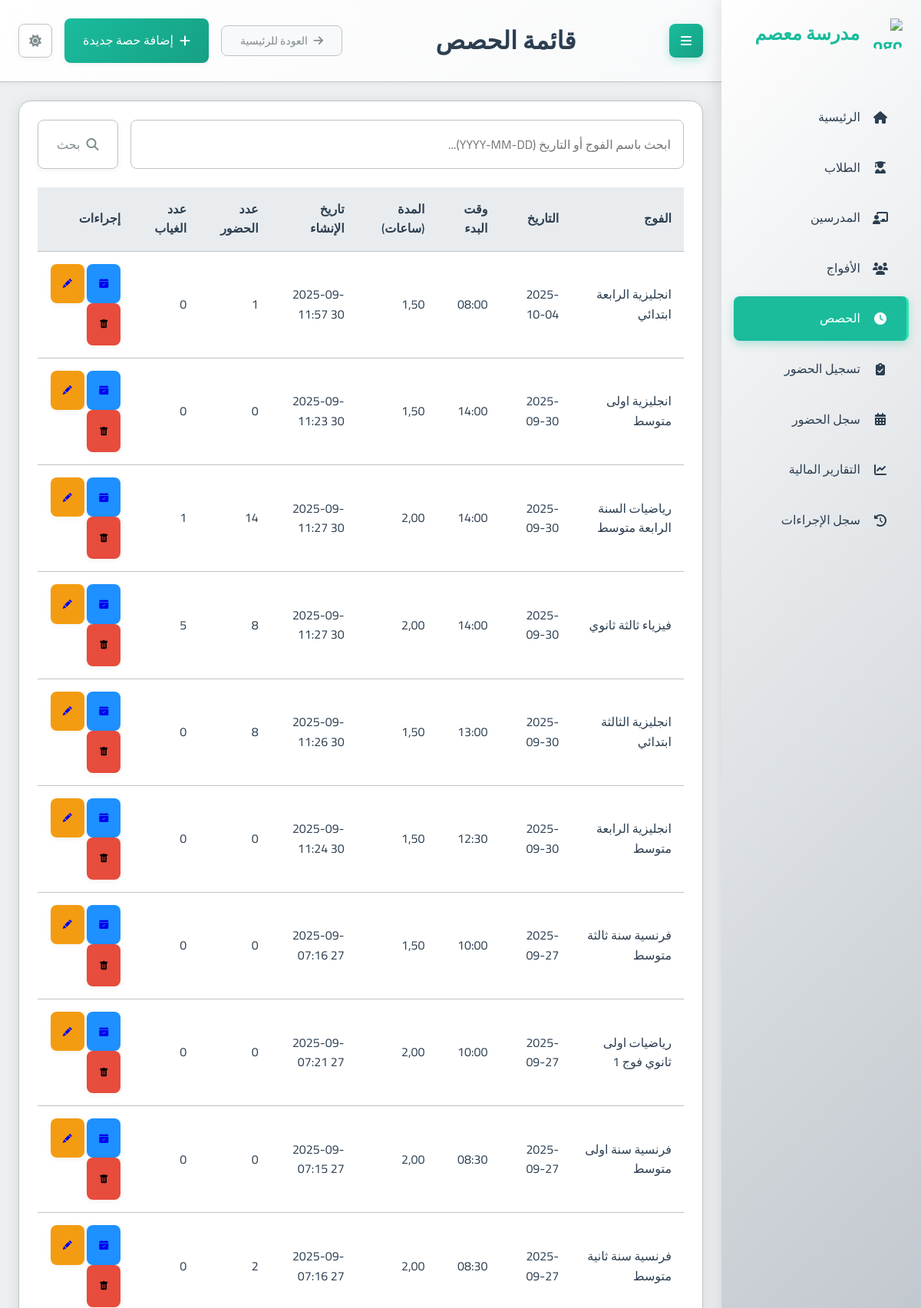
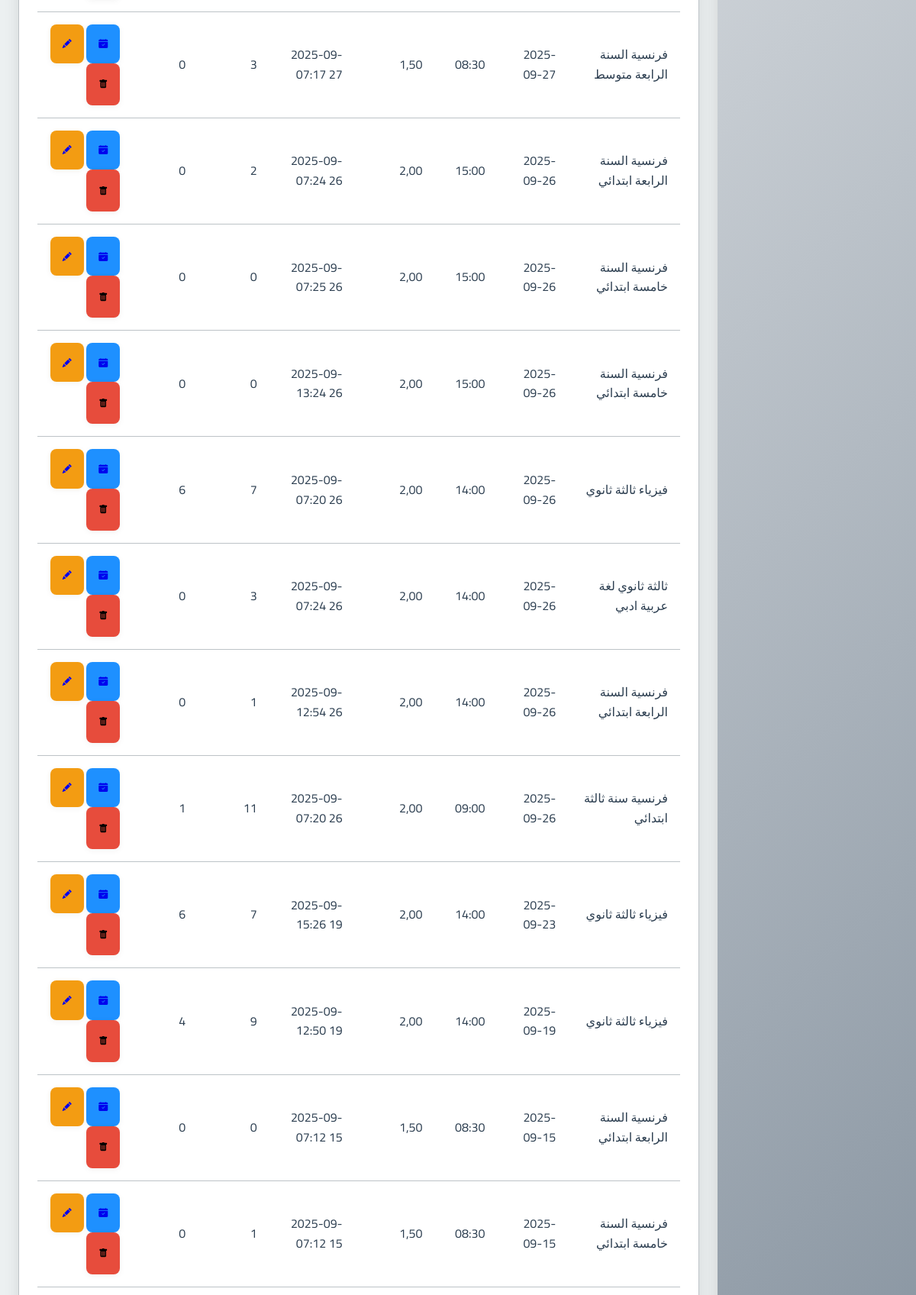
The app's page /sessions/ (upper part) with its own data (2 pictures, top to bottom).
### school_app/models.py (models this page shows, shortened)
class Session(models.Model):
    group = models.ForeignKey(Group, on_delete=models.CASCADE, related_name='sessions', verbose_name="الفوج")
    date = models.DateField(verbose_name="التاريخ")
    start_time = models.TimeField(verbose_name="وقت البدء")
    duration = models.DecimalField(max_digits=4, decimal_places=2, verbose_name="المدة (ساعات)")
    teacher_attended = models.BooleanField(default=True, verbose_name="حضور المدرس")
    teacher_compensated = models.BooleanField(default=False, verbose_name="تم تعويض المدرس")
    teacher_payment_amount = models.DecimalField(max_digits=10, decimal_places=2, default=Decimal('0.00'), verbose_name="المبلغ المدفوع للمدرس")
    created_at = models.DateTimeField(auto_now_add=True, verbose_name="تاريخ الإنشاء")
    class Meta:
        verbose_name = "حصة"
        verbose_name_plural = "الحصص"
    def present_students_count(self):
        return self.attendance_set.filter(present=True).count()
    def absent_students_count(self):
        return self.attendance_set.filter(present=False).count()

class Group(models.Model):
    name = models.CharField(max_length=100, verbose_name="اسم الفوج")
    subject = models.ForeignKey(Subject, on_delete=models.PROTECT, verbose_name="المادة")
    teacher = models.ForeignKey(Teacher, on_delete=models.CASCADE, verbose_name="المدرس")
    academic_levels = models.ManyToManyField(AcademicLevel, verbose_name="المستويات الدراسية المتوافقة")
    price_per_4_sessions = models.DecimalField(max_digits=10, decimal_places=2, verbose_name="السعر لكل 4 حصص")
    session_day = models.IntegerField(choices=[
        (0, 'الاثنين'),
        (1, 'الثلاثاء'),
        (2, 'الأربعاء'),
        (3, 'الخميس'),
        (4, 'الجمعة'),
        (5, 'السبت'),
        (6, 'الأحد')
    ], verbose_name="يوم الحصة")
    session_start_time = models.TimeField(verbose_name="وقت بداية الحصة")
    session_duration = models.DecimalField(max_digits=4, decimal_places=2, default=1.5, verbose_name="مدة الحصة (ساعات)")
    students = models.ManyToManyField(Student, through='StudentGroup', blank=True, verbose_name="الطلاب المسجلون")
    created_at = models.DateTimeField(auto_now_add=True, verbose_name="تاريخ الإنشاء")
    is_continuous = models.BooleanField(default=False, verbose_name="فوج مستمر (تُنشأ الحصص أسبوعياً تلقائياً)")
    created_sessions_until = models.DateField(null=True, blank=True, verbose_name="تم إنشاء الحصص حتى تاريخ")
    class Meta:
        verbose_name = "فوج"
        verbose_name_plural = "الأفواج"

### school_app/views.py (the view)
# urls.py: path('sessions/', views.session_list, name='session_list'),
def session_list(request):
    query = request.GET.get('q', '').strip()
    sessions_qs = Session.objects.select_related('group')
    if query:
        try:
            datetime.datetime.strptime(query, '%Y-%m-%d')
            sessions_qs = sessions_qs.filter(date=query)
        except ValueError:
            sessions_qs = sessions_qs.filter(group__name__icontains=query)
    sessions = sessions_qs.order_by('-date', '-start_time') # Apply ordering after filtering
    context = {
        'sessions': sessions,
        'page_title': 'قائمة الحصص',
        'search_query': query
    }
    return render(request, 'school_app/session_list.html', context)

### templates/school_app/session_list.html (shortened to what this page needs)
{% extends "base.html" %}
{% block page_title %}{{ page_title|default:"قائمة الحصص" }}{% endblock %}
{% block header_actions %}
  <a href="{% url 'add_session' %}" class="btn btn-primary">
    <i class="fas fa-plus"></i> إضافة حصة جديدة
  </a>
{% endblock %}
{% block content %}
<div class="card">
  <div class="card-body">
    <form method="get" action="{% url 'session_list' %}" class="mb-3">
      <div class="input-group">
        <input type="text" name="q" class="form-control" placeholder="ابحث باسم الفوج أو التاريخ (YYYY-MM-DD)..." value="{{ search_query|default:'' }}">
        <div class="input-group-append">
          <button class="btn btn-outline-secondary" type="submit">
            <i class="fas fa-search"></i> بحث
          </button>
        </div>
      </div>
    </form>
    {% if sessions %}
      <div class="table-container">
        <table class="table table-striped">
          <thead>
            <tr>
              <th>الفوج</th>
              <th>التاريخ</th>
              <th>وقت البدء</th>
              <th>المدة (ساعات)</th>
              <th>تاريخ الإنشاء</th>
              <th>عدد الحضور</th>
              <th>عدد الغياب</th>
              <th>إجراءات</th>
            </tr>
          </thead>
          <tbody>
            {% for session in sessions %}
              <tr>
                <td>{{ session.group.name }}</td>
                <td>{{ session.date|date:"Y-m-d" }}</td>
                <td>{{ session.start_time|time:"H:i" }}</td>
                <td>{{ session.duration }}</td>
                <td>{{ session.created_at|date:"Y-m-d H:i" }}</td>
                <td>{{ session.present_students_count }}</td>
                <td>{{ session.absent_students_count }}</td>
                <td>
                  <a href="{% url 'manage_session_attendance' session.id %}" class="btn btn-sm btn-info" title="إدارة الحضور"> <i class="bi bi-calendar-check-fill"></i><span class="sr-only">إدارة الحضور</span></a>
                  <a href="{% url 'edit_session' session.id %}" class="btn btn-sm btn-warning" title="تعديل"> <i class="bi bi-pencil-fill"></i><span class="sr-only">تعديل</span></a>
                  <form action="{% url 'delete_session' session.id %}" method="post" style="display: inline; margin-left: 5px;" onsubmit="return confirm('هل أنت متأكد أنك تريد حذف هذه الحصة؟ سيتم حذف جميع سجلات الحضور المتعلقة بها أيضاً.');">
                      <button type="submit" class="btn btn-danger btn-sm" title="حذف"><i class="bi bi-trash-fill"></i><span class="sr-only">حذف</span></button>
                  </form>
                </td>
              </tr>
            {% endfor %}
          </tbody>
        </table>
      </div>
    {% else %}
      <p class="text-center text-muted">لا توجد حصص مجدولة حالياً.</p>
      <div class="text-center mt-3">
         <a href="{% url 'add_session' %}" class="btn btn-primary">إضافة حصة جديدة</a>
      </div>
    {% endif %}
  </div>
</div>
{% endblock %}

### static/css/main.css (style rules this page uses)
:root { --primary-color: #2c3e50; --primary-light: #34495e; --primary-darker: #1a252f; --accent-color: #1abc9c; --accent-light: #2fe2b3; --accent-dark: #16a085; --text-color: #2c3e50; --text-secondary: #7f8c8d; --text-on-primary: #ffffff; --text-on-accent: #ffffff; --text-nav: #2c3e50; --background-color: #ecf0f1; --card-background: #ffffff; --input-background: #ffffff; --border-color: #bdc3c7; --input-border-color: #bdc3c7; --success-color: #2ecc71; --warning-color: #f39c12; --error-color: #e74c3c; --info-color: #1E90FF; --table-header-background: #e9ecef; --table-row-hover-background: #f8f9fa; --box-shadow-color: rgba(0, 0, 0, 0.1); --box-shadow-color-hover: rgba(0, 0, 0, 0.15); --box-shadow-soft-color: rgba(0, 0, 0, 0.05); --subtle-background: #f8f9fa; --spacing-xs: 8px; --spacing-sm: 16px; --spacing-md: 24px; --spacing-lg: 32px; --spacing-xl: 48px; --font-family: 'Cairo', sans-serif; --font-size-xs: 12px; --font-size-sm: 14px; --font-size-md: 16px; --font-size-lg: 20px; --font-size-xl: 24px; --font-size-xxl: 32px; --border-radius-sm: 4px; --border-radius-md: 8px; --border-radius-lg: 16px; --transition-fast: 0.2s ease; --transition-normal: 0.3s ease; --transition-slow: 0.5s ease; --sidebar-width: 260px; }
* { margin: 0; padding: 0; box-sizing: border-box; direction: rtl; }
html { direction: rtl; font-size: 16px; }
body { font-family: var(--font-family); background-color: var(--background-color); color: var(--text-color); line-height: 1.6; transition: background-color var(--transition-normal), color var(--transition-normal); overflow-x: hidden; }
.btn-warning { background: var(--warning-color); }
.btn-danger { background: var(--error-color); }
.btn-info { background: var(--info-color); }
.card { background-color: var(--card-background); border-radius: var(--border-radius-lg); box-shadow: 0 4px 20px var(--box-shadow-color); margin-bottom: var(--spacing-md); overflow: hidden; transition: all var(--transition-normal); border: 1px solid var(--border-color); }
.card-body { padding: var(--spacing-md); color: var(--text-color); }
.btn { font-family: var(--font-family); padding: var(--spacing-sm) var(--spacing-md); border: none; border-radius: var(--border-radius-md); cursor: pointer; font-size: var(--font-size-md); font-weight: 500; text-decoration: none; display: inline-flex; align-items: center; gap: var(--spacing-xs); transition: all var(--transition-fast); box-shadow: 0 2px 8px var(--box-shadow-soft-color); }
.btn-primary { background: linear-gradient(135deg, var(--accent-color) 0%, var(--accent-dark) 100%); color: var(--text-on-accent); }
.btn-outline-secondary { background-color: transparent; border: 1px solid var(--border-color); color: var(--text-secondary); }
input, select, textarea { font-family: var(--font-family); width: 100%; padding: var(--spacing-sm); border: 1px solid var(--input-border-color); border-radius: var(--border-radius-md); background-color: var(--input-background); color: var(--text-color); font-size: var(--font-size-md); transition: all var(--transition-fast); }
.btn-sm { font-size: 12px; padding: 1rem; }
.mb-3 { margin-bottom: var(--spacing-md); }
.input-group { display: flex; gap: var(--spacing-sm); }
.table-container { overflow-x: auto; }
table { width: 100%; border-collapse: collapse; }
th, td { padding: var(--spacing-sm); text-align: right; border-bottom: 1px solid var(--border-color); }
th { background-color: var(--table-header-background); font-weight: 600; color: var(--text-color); }

### records on screen
Session: group.name "انجليزية الرابعة ابتدائي", date "2025-10-04", start_time "08:00", duration "1,50", created_at "2025-09-30 11:57", present_students_count "1", absent_students_count "0"
Session: group.name "انجليزية اولى متوسط", date "2025-09-30", start_time "14:00", duration "1,50", created_at "2025-09-30 11:23", present_students_count "0", absent_students_count "0"
Session: group.name "رياضيات السنة الرابعة متوسط", date "2025-09-30", start_time "14:00", duration "2,00", created_at "2025-09-30 11:27", present_students_count "14", absent_students_count "1"
Session: group.name "فيزياء ثالثة ثانوي", date "2025-09-30", start_time "14:00", duration "2,00", created_at "2025-09-30 11:27", present_students_count "8", absent_students_count "5"
Session: group.name "انجليزية الثالثة ابتدائي", date "2025-09-30", start_time "13:00", duration "1,50", created_at "2025-09-30 11:26", present_students_count "8", absent_students_count "0"
Session: group.name "انجليزية الرابعة متوسط", date "2025-09-30", start_time "12:30", duration "1,50", created_at "2025-09-30 11:24", present_students_count "0", absent_students_count "0"
Session: group.name "فرنسية سنة ثالثة متوسط", date "2025-09-27", start_time "10:00", duration "1,50", created_at "2025-09-27 07:16", present_students_count "0", absent_students_count "0"
Session: group.name "رياضيات اولى ثانوي فوج 1", date "2025-09-27", start_time "10:00", duration "2,00", created_at "2025-09-27 07:21", present_students_count "0", absent_students_count "0"
Session: group.name "فرنسية سنة اولى متوسط", date "2025-09-27", start_time "08:30", duration "2,00", created_at "2025-09-27 07:15", present_students_count "0", absent_students_count "0"
Session: group.name "فرنسية سنة ثانية متوسط", date "2025-09-27", start_time "08:30", duration "2,00", created_at "2025-09-27 07:16", present_students_count "2", absent_students_count "0"
Session: group.name "فرنسية السنة الرابعة متوسط", date "2025-09-27", start_time "08:30", duration "1,50", created_at "2025-09-27 07:17", present_students_count "3", absent_students_count "0"
Session: group.name "فرنسية السنة الرابعة ابتدائي", date "2025-09-26", start_time "15:00", duration "2,00", created_at "2025-09-26 07:24", present_students_count "2", absent_students_count "0"
Session: group.name "فرنسية السنة خامسة ابتدائي", date "2025-09-26", start_time "15:00", duration "2,00", created_at "2025-09-26 07:25", present_students_count "0", absent_students_count "0"
Session: group.name "فرنسية السنة خامسة ابتدائي", date "2025-09-26", start_time "15:00", duration "2,00", created_at "2025-09-26 13:24", present_students_count "0", absent_students_count "0"
Session: group.name "فيزياء ثالثة ثانوي", date "2025-09-26", start_time "14:00", duration "2,00", created_at "2025-09-26 07:20", present_students_count "7", absent_students_count "6"
Session: group.name "ثالثة ثانوي لغة عربية ادبي", date "2025-09-26", start_time "14:00", duration "2,00", created_at "2025-09-26 07:24", present_students_count "3", absent_students_count "0"
Session: group.name "فرنسية السنة الرابعة ابتدائي", date "2025-09-26", start_time "14:00", duration "2,00", created_at "2025-09-26 12:54", present_students_count "1", absent_students_count "0"
Session: group.name "فرنسية سنة ثالثة ابتدائي", date "2025-09-26", start_time "09:00", duration "2,00", created_at "2025-09-26 07:20", present_students_count "11", absent_students_count "1"
Session: group.name "فيزياء ثالثة ثانوي", date "2025-09-23", start_time "14:00", duration "2,00", created_at "2025-09-19 15:26", present_students_count "7", absent_students_count "6"
Session: group.name "فيزياء ثالثة ثانوي", date "2025-09-19", start_time "14:00", duration "2,00", created_at "2025-09-19 12:50", present_students_count "9", absent_students_count "4"
Session: group.name "فرنسية السنة الرابعة ابتدائي", date "2025-09-15", start_time "08:30", duration "1,50", created_at "2025-09-15 07:12", present_students_count "0", absent_students_count "0"
Session: group.name "فرنسية السنة خامسة ابتدائي", date "2025-09-15", start_time "08:30", duration "1,50", created_at "2025-09-15 07:12", present_students_count "1", absent_students_count "0"

### other values on screen
{{ page_title|default:"قائمة الحصص" }} "قائمة الحصص"
